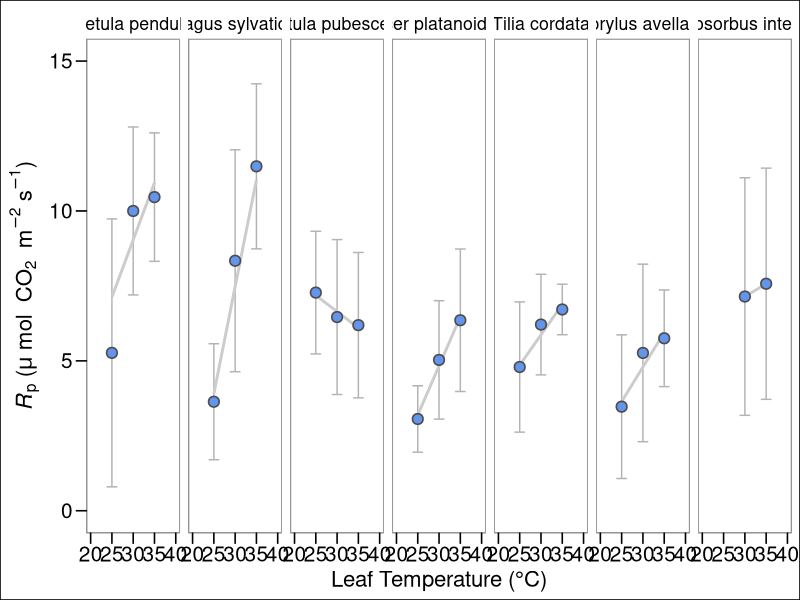
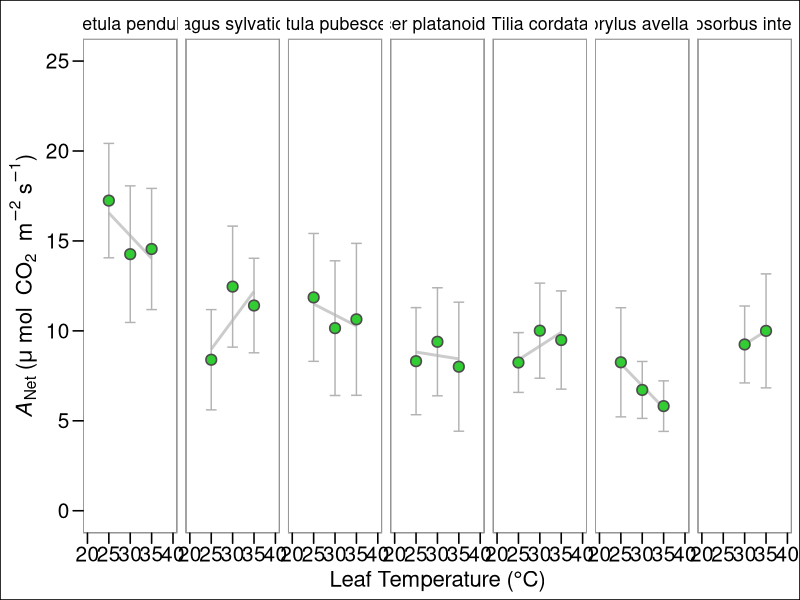
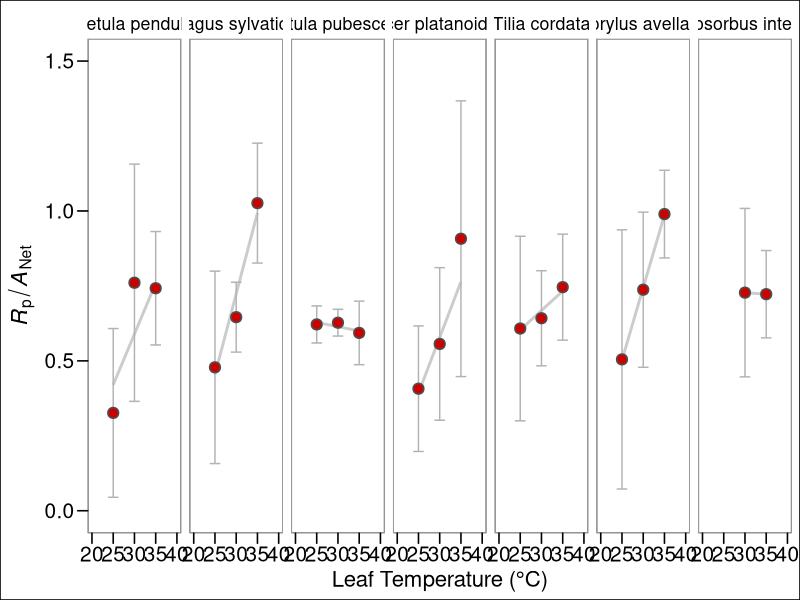
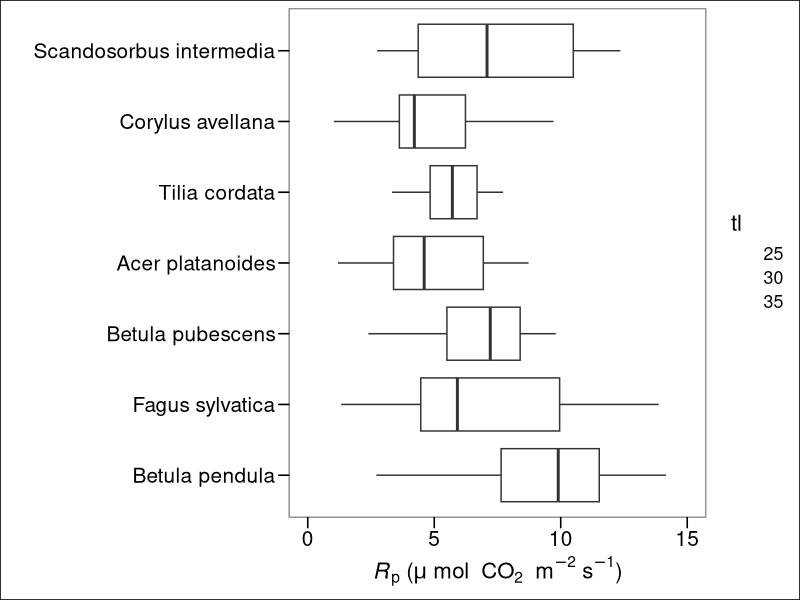
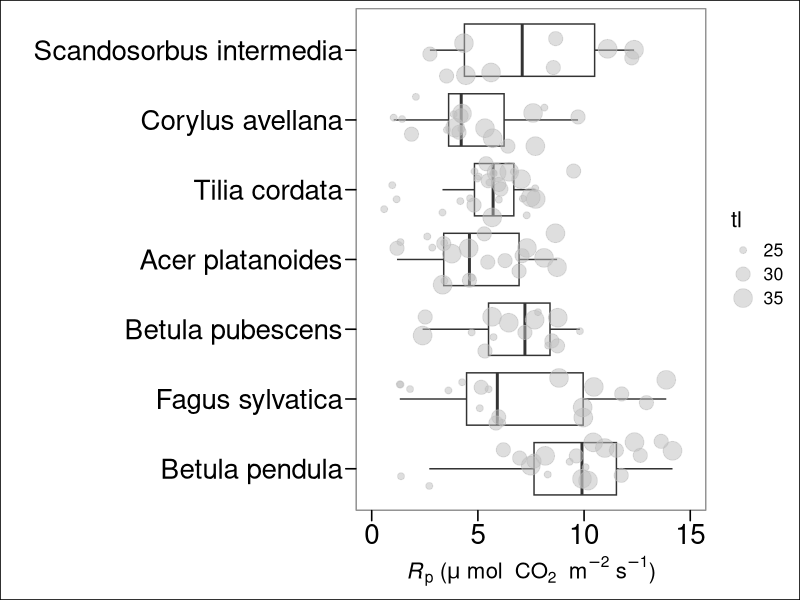
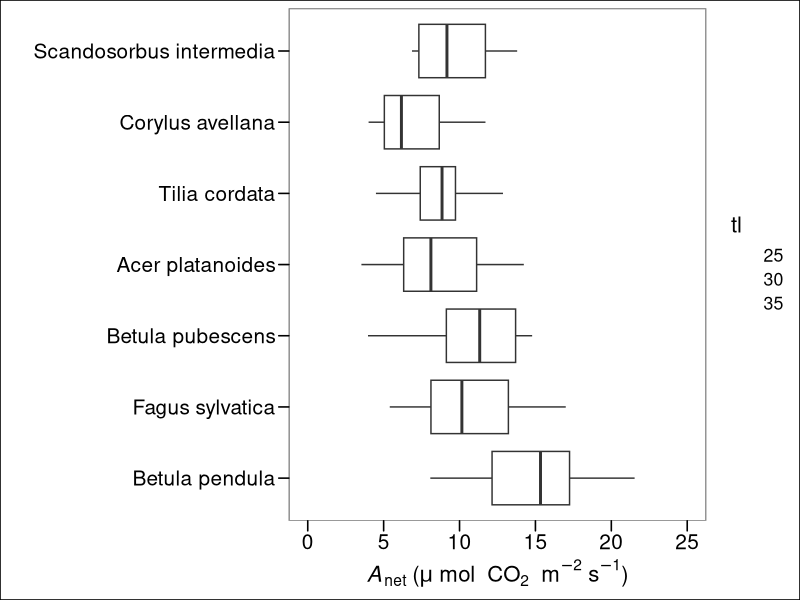
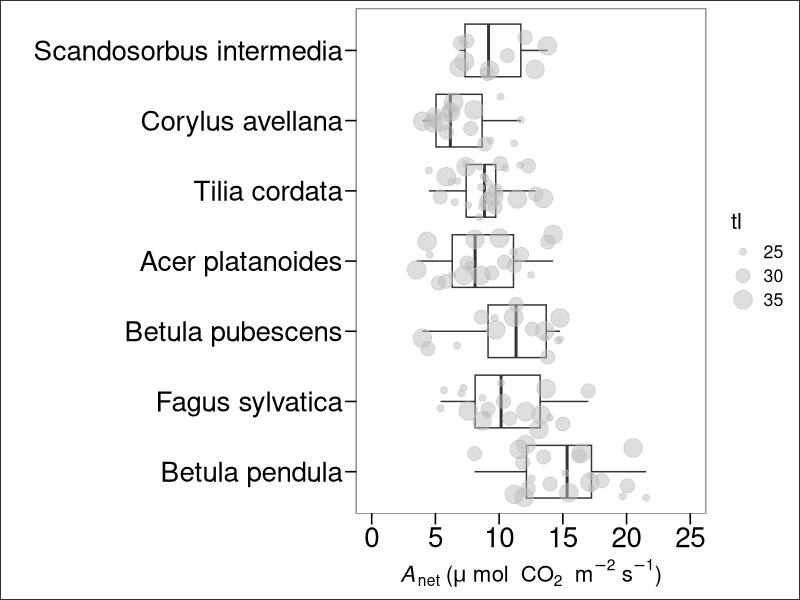
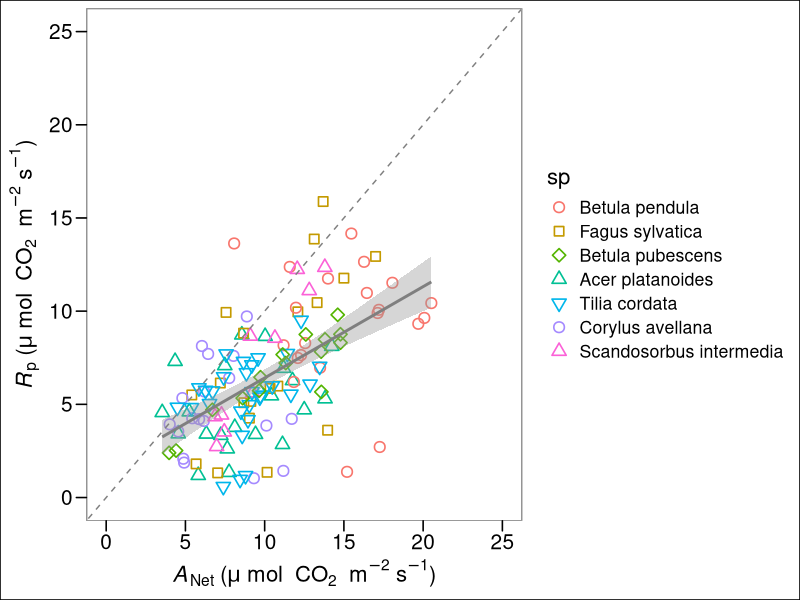

These figures' R source, in order: (Note: this script raises an error after producing the figures.)
#install.packages("Hmisc", dependencies = T)
#
# packages_to_load <- c("drc", "bbmle", "labelled", "MALDIquant", 
#                      "magicfor", "ggplot2", "ggpubr", "ggpmisc", "tidyverse", #"broom", 
#                     "Hmisc", "plotly", "PairedData", "DescTools", 
#                     "generalhoslem", "graphics", "nls2", "plyr",
#                     "ggthemes", "ggpubr", "signal", "segmented")
#
# lapply(packages_to_load, library, character.only = TRUE)

## lable ----
ytleaf          <- expression("T"["leaf"]~degree~"C")
photorate       <- expression("" ~mu ~ mol ~ "CO"[2]~m^{-2} ~ "s"^{-1})
labrsq          <- expression(R^{2}~"=")
labvpdl         <- "VPD (kPa)"
lab_photo       <- expression(paste(italic(A)[Net], ' (', mu * ~'mol'~ " CO"[2]~' m'^{-2}*' s'^{-1}*')'))
lab_photo1      <- expression(paste(italic(A)[Net], ' (', mu * 'mol m'^{-2}*'s'^{-1}*')'))
lab_Tleaf       <- expression(paste("Leaf temperature (", degree,"C)"))
labcond         <- expression("g"["s"]~~"in"~mol~H[2]*O~m^{-2}~s^{-1})
labcond1        <- expression("Conductance to "~H[2]*O~"in"~mol~H[2]*O~m^{-2}~s^{-1})
labtrmmol       <- expression("E"~~"in"~mol~H[2]*O~m^{-2}~s^{-1})
etrrate         <- expression("" ~mu ~ mol ~"photon" ~m^{-2} ~ "s"^{-1})
photorate       <- expression("" ~mu ~ mol ~ "CO"[2]~m^{-2} ~ "s"^{-1})
labgs           <- expression(paste(italic(g[s])*" ("~mol[H[2]*O]~m^{-2}~s^{-1}~")"))


## data processing ---- Load ONE of the following csv's


# Species
df <- read.csv("Data/Uppsala-2024-Summer-Photorespiration-SpotMes-TreeSpp.csv", header = T, stringsAsFactors = T, sep = ";")


# Ecotypes

df <- read.csv("Data/Uppsala-2024-Summer-Photorespiration-SpotMes-Birch-Ecotypes.csv", header = T, stringsAsFactors = T, sep = ";")


#-----------------------------------------------------#


## use the following filters as necessary
df     <- subset(df, dq == "yes") # eliminates unreliable values.

df$pairid <- paste0(df$sprp, "-", df$setTleaf)

df$pairid <- as.factor(df$pairid)


length(unique(df$pairid))       # individual runs + season

dflist    <-   split(df,list(df$pairid))
dflist    <-   split(df,unique(list(df$pairid)))
dflist    <-   dflist[sapply(dflist, nrow)>0] 

setwd("output")


correct_RD <- function(data, output_path){
  
  ColumnNames <- c("sp","treeid","setTleaf",
             "anet.21p",    
             "anet.0p",
             "Rd",
             "corranet",
             "anet.delta",
             "pr.CO2", 
             "pr.real",
             "pr.percent",    
             "gsw.21p",    
             "gsw.0p",     
             "gsw.delta",  
             "gsw.percent",
             "E.21p",     
             "E.0p",      
             "E.delta",   
             "E.percent", 
             "ETR.21p",     
             "ETR.0p",
             "ETR.delta",   
             "ETR.percent",
             "JT",
             "JO1",
             "JC1",
             "JO2",
             "JC2",
             "JO1.percent",
             "JC1.percent",
             "JO2.percent",
             "JC2.percent",
             "NPQ.21p",
             "NPQ.0p",
             "NPQ.delta",
             "NPQ.percent")
  
  output_data <- data.frame(matrix(nrow = 0, ncol = length(ColumnNames)))
  names(output_data) <- ColumnNames

  for(dataIdx in 1:length(data)){
    
    speciesdata <- data[[dataIdx]]
    if(nrow(speciesdata) != 2){
      print(names(dflist)[dataIdx])
      print(nrow(speciesdata))
      next
    }
    
    
    sp               <-     speciesdata$sp[1]
    treeid           <-     speciesdata$treeid[1]
    setTleaf         <-     speciesdata$setTleaf[1]
    
    p21              <-     subset(speciesdata, olev == "21p")    
    p0               <-     subset(speciesdata, olev == "0p")
    
    anet.21p         <-     p21$A
    anet.0p          <-     p0$A
     
    
    # Calculate corrected Anet. The values for slope and intercept       where calculated using values taken from the literature. 
    
    Rd               <-      0.05554*anet.21p+ 0.11395 
    corranet         <-      anet.21p-Rd          
    # "corranet" is Anet corrected for Rd
    
    
    anet.delta       <-      anet.0p - anet.21p
    pr.CO2           <-      anet.delta * 0.5
    pr.real          <-      anet.delta + pr.CO2
    pr.percent       <-      pr.real/anet.21p
    
    gsw.21p          <-      p21$gsw
    gsw.0p           <-      p0$gsw
    gsw.delta        <-      p0$gsw - p21$gsw
    gsw.percent      <-      gsw.delta/p21$gsw
    
    
    E.21p            <-      p21$E
    E.0p             <-      p0$E
    E.delta          <-      p0$E - p21$E
    E.percent        <-      E.delta/p21$E
    
    
    ETR.21p          <-      p21$ETR
    ETR.0p           <-      p0$ETR
    ETR.delta        <-      p0$ETR - p21$ETR
    ETR.percent      <-      ETR.delta/p21$ETR
    JT               <-      ETR.21p + ETR.0p
    JO1              <-      pr.percent * JT
    JC1              <-      JT-JO1
    JO2              <-      ((2/3)*(JT-4*(anet.21p)))
    JC2              <-      ((1/3)*(JT+8*(anet.21p)))
    JO1.percent      <-      JO1/JT
    JC1.percent      <-      JC1/JT
    JO2.percent      <-      JO2/JT
    JC2.percent      <-      JC2/JT
    
    
    NPQ.21p          <-      p21$NPQ
    NPQ.0p           <-      p0$NPQ
    NPQ.delta        <-      NPQ.0p - NPQ.21p
    NPQ.percent      <-      NPQ.delta/NPQ.21p
    
    new_data = data.frame(as.character(sp),
                          as.character(treeid),
                          as.character(setTleaf), 
                          anet.21p,    
                          anet.0p,     
                          Rd, 
                          corranet,
                          anet.delta,
                          pr.CO2,
                          pr.real,
                          pr.percent,
                          gsw.21p,    
                          gsw.0p,     
                          gsw.delta,  
                          gsw.percent,
                          p21$E,     
                          E.0p,      
                          E.delta,   
                          E.percent, 
                          ETR.21p,     
                          ETR.0p,   
                          ETR.delta,   
                          ETR.percent,
                          JT,
                          JO1,
                          JC1,
                          JO2,
                          JC2,
                          JO1.percent,
                          JC1.percent,
                          JO2.percent,
                          JC2.percent,
                          NPQ.21p,
                          NPQ.0p,
                          NPQ.delta, 
                          NPQ.percent)
    
    names(new_data) <- names(output_data)
    output_data <- rbind(output_data, new_data)
    
    
  }
  
  file_path = paste(output_path, "species-output.csv", sep = "/")
  if(!dir.exists(output_path)){
    dir.create(output_path, recursive = T)
  }
  
  
  index <- 1
  while(file.exists(file_path)){
    file_path <- paste(output_path, paste("species-output", as.character(index), ".csv", sep =""), sep = "/")
    index = index + 1
  }
 
  

  write.table(output_data, file = file_path, 
              row.names = FALSE, col.names = T, sep = ";")
}

correct_RD(dflist, "./")


outs <- read.csv("species-output.csv", stringsAsFactors = T, sep = ";")

outs$sp <- factor(outs$sp, levels = c(
  "Betula pendula",         
  "Fagus sylvatica",         
  "Betula pubescens",       
  "Acer platanoides", 
  "Tilia cordata",
  "Corylus avellana",       
  "Scandosorbus intermedia"))



# Making the table for the concatenated PR values for each species and each temperature point.
library(stats)
library(base)
library(dplyr)
library(ggplot2)




## Plotting absolute Rp over temp##---------------------------------###

svg(filename = "pr-raw.svg", width = 16, height = 4.5, bg = "transparent")


absolute.table <- outs %>%
  group_by(sp, setTleaf) %>%
  summarise(pr.real.avg = mean(pr.real),
            se = sd(pr.real))

ggplot(absolute.table, aes(y = pr.real.avg, x=setTleaf, group=sp))+
  geom_errorbar(aes(ymin=pr.real.avg-se, ymax=pr.real.avg+se),col ="grey70", width= 2.5)+ #pmin can be used to cap the ymax. (e.g., pmin(pr.real.avg+se, 1.0))
  geom_smooth(data = outs, mapping = aes(y=pr.real, x=setTleaf), se = F, method="lm", col = "grey80")+
  geom_point(col="grey30", size = 3, pch = 21, fill = "cornflowerblue", stroke = 0.85)+
  # stat_regline_equation(data = outs, aes(x = setTleaf, y=pr.real, label = paste(..eq.label.., ..adj.rr.label.., paste("p = ", ..p.value..), sep = "~~~")),
  # formula = y~x,
  # label.x =22, label.y = 1.5)+
  facet_wrap(~sp, ncol = 7) +
  scale_y_continuous(limits = c(0, 15), name = expression(paste(italic(R)[p], ' (', mu * ~'mol'~ " CO"[2]~' m'^{-2}*' s'^{-1}*')')))+
  scale_x_continuous(limits = c(20,40), name = "Leaf Temperature (°C)")+
  ggthemes::theme_base() +
theme(axis.text.y = element_text(size = 15), 
      axis.text.x = element_text(size = 15),
      panel.border = element_rect(color = "grey70"))
dev.off()



### Plot showing Anet 21p over temp##-------------------------------###

svg(filename = "anet21-raw.svg", width = 16, height = 4.5, bg = "transparent")


anet.table <- outs %>%
  group_by(sp, setTleaf) %>%
  summarise(anet.21p.avg = mean(anet.21p),
            se = sd(anet.21p))


ggplot(anet.table, aes(y = anet.21p.avg, x=setTleaf, group=sp))+
   #pmin can be used to cap the ymax. (e.g., pmin(anet.21p.avg+se, 1.0))
  geom_smooth(data = outs, mapping = aes(y=anet.21p, x=setTleaf), se = F, method="lm", col = "grey80")+
  geom_errorbar(aes(ymin=anet.21p.avg-se, ymax=anet.21p.avg+se),col ="grey70", width= 2.5) +
  geom_point(col="grey30", size = 3, pch = 21, fill = "limegreen", stroke = 0.85)+
  # stat_regline_equation(data = outs, aes(x = setTleaf, y=anet.21p, label = paste(..eq.label.., ..adj.rr.label.., paste("p = ", ..p.value..), sep = "~~~")),
  # formula = y~x,
  # label.x =22, label.y = 1.5)+
  facet_wrap(~sp, ncol = 7) +
  scale_y_continuous(limits = c(0, 25), name = expression(paste(italic(A)[Net], ' (', mu * ~'mol'~ " CO"[2]~' m'^{-2}*' s'^{-1}*')')))+
  scale_x_continuous(limits = c(20,40), name = "Leaf Temperature (°C)")+
  ggthemes::theme_base()+
  theme(axis.text.y = element_text(size = 15), 
        axis.text.x = element_text(size = 15),
        panel.border = element_rect(color = "grey70"))
dev.off()





###Plot of pr.percent##-----------------------------------------###
svg(filename = "pr-percent.svg", width = 16, height = 4.5, bg = "transparent")



percent.table <- outs %>%
  group_by(sp, setTleaf) %>%
  summarise(pr.percent.avg = mean(pr.percent),
            se = sd(pr.percent))


ggplot(percent.table, aes(y = pr.percent.avg, x=setTleaf, group=sp))+
  #pmin can be used to cap the ymax. (e.g., pmin(pr.real.avg+se, 1.0))
  geom_smooth(data = outs, mapping = aes(y=pr.percent, x=setTleaf), se = F, method="lm", col = "grey80")+
  # ggpmisc::stat_poly_eq(
  #   data = outs,
  #   formula = y ~ x,
  #   aes(x = setTleaf, y = pr.percent, label = paste(after_stat(p.value.label), sep = "~~~")),
  #   label.x = 22,
  #   label.y = 1.5,
  # )+
  geom_errorbar(aes(ymin=pr.percent.avg-se, ymax=pr.percent.avg+se),col ="grey70", width= 2.5)+
  geom_point(col="grey30", size = 3, pch = 21, fill = "red3", stroke = 0.85)+
  # stat_regline_equation(data = outs, aes(x = setTleaf, y=pr.real, label = paste(..eq.label.., ..adj.rr.label.., paste("p = ", ..p.value..), sep = "~~~")),
  # formula = y~x,
  # label.x =22, label.y = 1.5)+
  facet_wrap(~sp, ncol = 7)+
  scale_y_continuous(limits = c(0, 1.5), name = 
                       expression(paste(italic(R)[p]/italic(A)[Net])))+
  scale_x_continuous(limits = c(20,40), name = "Leaf Temperature (°C)")+
  ggthemes::theme_base() +
  theme(axis.text.y = element_text(size = 15), 
        axis.text.x = element_text(size = 15),
        panel.border = element_rect(color = "grey70"))
dev.off()


##---------------------------------------------------------##


###########
outs$tl <- as.factor(outs$setTleaf)



## photorespiration across species boxplot (ignoring temp). First one is for just the relationship, the second one shows the temperature spread.

svg(filename = "Rp-species.svg", width = 12, height = 6, bg = "transparent")

ggplot(outs, aes(y = pr.real, x=sp)) +
  geom_boxplot(aes(x = sp, y = pr.real), outliers =  F)  +
  geom_jitter(aes(size = tl),  color = "grey", alpha = 0) +
  
  xlab(" ") +
  scale_y_continuous(limits = c(0,15), 
                     name = expression(paste(italic(R)[p], ' (', mu * ~'mol'~ " CO"[2]~' m'^{-2}*' s'^{-1}*')')))+
  ggthemes::theme_base()+
  theme(axis.text.y = element_text(size = 15), 
        axis.text.x = element_text(size = 15),
        panel.border = element_rect(color = "grey70")) +
  coord_flip()
dev.off()




svg(filename = "Rp-species-spotted.svg", width = 12, height = 6, bg = "transparent")

ggplot(outs, aes(y = pr.real, x=sp)) +
  geom_boxplot(aes(x = sp, y = pr.real), outliers =  F)  +
  geom_jitter(aes(size = tl),  color = "grey", alpha = 0.5) +
  xlab(" ") +
  scale_y_continuous(limits = c(0,15), 
                     name = expression(paste(italic(R)[p], ' (', mu * ~'mol'~ " CO"[2]~' m'^{-2}*' s'^{-1}*')')))+
  ggthemes::theme_base()+
  theme(axis.text.y = element_text(size = 20), 
        axis.text.x = element_text(size = 20),
        panel.border = element_rect(color = "grey70")) +
  coord_flip()
dev.off()



###------- Mixed effects models for Rp----##

mod4 <- nlme::lme(pr.real ~  sp, data = outs, 
                  random = ~1|treeid, 
                  method = "REML", 
                  na.action=na.omit) ; anova(mod4)

mod4 <- nlme::lme(pr.real ~  setTleaf, data = outs, 
                  random = ~1|sp, 
                  method = "REML", 
                  na.action=na.omit) ; anova(mod4)

mod4 <- nlme::lme(pr.real ~  sp * setTleaf, data = outs, 
                  random = ~1|treeid, 
                  method = "REML", 
                  na.action=na.omit) ; anova(mod4)

###----Test for pr.percent----------------#####


mod6 <- nlme::lme(pr.percent ~  sp, data = outs, 
                  random = ~1|treeid, 
                  method = "REML", 
                  na.action=na.omit) ; anova(mod6)

mod6 <- nlme::lme(pr.percent ~  setTleaf, data = outs, 
                  random = ~1|sp, 
                  method = "REML", 
                  na.action=na.omit) ; anova(mod6)


mod6 <- nlme::lme(pr.percent ~  sp * setTleaf, data = outs, 
                  random = ~1|treeid, 
                  method = "REML", 
                  na.action=na.omit) ; anova(mod6)


#------------------------------#


## photosynthesis across species boxplot (ignoring temp). First one is for just the relationship, the second one shows the temperature spread.

svg(filename = "Anet-species.svg", width = 12, height = 6, bg = "transparent")

ggplot(outs, aes(y = anet.21p, x=sp)) +
  geom_boxplot(aes(x = sp, y = anet.21p), outliers =  F)  +
  geom_jitter(aes(size = tl),  color = "grey", alpha = 0) +
  
  xlab(" ") +
  scale_y_continuous(limits = c(0,25), 
                     name = expression(paste(italic(A)[net], ' (', mu * ~'mol'~ " CO"[2]~' m'^{-2}*' s'^{-1}*')')))+
  ggthemes::theme_base()+
  theme(axis.text.y = element_text(size = 15), 
        axis.text.x = element_text(size = 15),
        panel.border = element_rect(color = "grey70")) +
  coord_flip()
dev.off()


svg(filename = "Anet-species-spotted.svg", width = 12, height = 6, bg = "transparent")

ggplot(outs, aes(y = anet.21p, x=sp)) +
  geom_boxplot(aes(x = sp, y = anet.21p), outliers =  F)  +
  geom_jitter(aes(size = tl),  color = "grey", alpha = 0.5) +
  xlab(" ") +
  scale_y_continuous(limits = c(0,25), 
                     name = expression(paste(italic(A)[net], ' (', mu * ~'mol'~ " CO"[2]~' m'^{-2}*' s'^{-1}*')')))+
  ggthemes::theme_base()+
  theme(axis.text.y = element_text(size = 20), 
        axis.text.x = element_text(size = 20),
        panel.border = element_rect(color = "grey70")) +
  coord_flip()
dev.off()


###------- Mixed effects models for Anet----##

mod5 <- nlme::lme(anet.21p ~  sp, data = outs, 
                  random = ~1|treeid, 
                  method = "REML", 
                  na.action=na.omit) ; anova(mod5)

mod5 <- nlme::lme(anet.21p ~  setTleaf, data = outs, 
                  random = ~1|sp, 
                  method = "REML", 
                  na.action=na.omit) ; anova(mod5)

mod5 <- nlme::lme(anet.21p ~  sp * setTleaf, data = outs, 
                  random = ~1|treeid, 
                  method = "REML", 
                  na.action=na.omit) ; anova(mod5)




# Does higher photorespiration rates = higher photosynthesis rates??? (spoiler, yes)

svg(filename = "Rp-over-Anet.svg", width = 7, height = 4.5, bg = "transparent")


ggplot(outs, aes(y = pr.real, x=anet.21p)) +
  geom_point(size = 3, 
             stroke = 0.85, aes(color = sp, shape = sp)) +
  geom_smooth(se = T, method="lm", col = "grey50") +
  scale_x_continuous(limits = c(0, 25), 
                     name = expression(paste(italic(A)[Net], ' (', mu * ~'mol'~ " CO"[2]~' m'^{-2}*' s'^{-1}*')'))) +
  scale_y_continuous(limits = c(0,25), 
                     name = expression(paste(italic(R)[p], ' (', mu * ~'mol'~ " CO"[2]~' m'^{-2}*' s'^{-1}*')')))+
  ggthemes::theme_base()+
  theme(axis.text.y = element_text(size = 15), 
        axis.text.x = element_text(size = 15),
        panel.border = element_rect(color = "grey70")) +
  scale_shape_manual(values = c(21,22,23,24,25,1,2)) +
  geom_abline(slope = 1, linetype = "dashed", color = "grey50")
dev.off()

#---------------------------------------------------------------------#

svg(filename = "Rp-over-Anet-alltemp.svg", width = 16, height = 4.5, bg = "transparent")


ggplot(outs, aes(y = pr.real, x=anet.21p, color = sp)) +
  geom_smooth(data = outs, mapping = aes(y=pr.real, x=anet.21p), 
              se = T, method="lm", col = "grey80") +
  geom_point(size = 3, 
             stroke = 0.85, aes(color = sp, shape = sp)) +
  scale_x_continuous(limits = c(0, 25), 
                     name = expression(paste(italic(A)[Net], ' (', mu * ~'mol'~ " CO"[2]~' m'^{-2}*' s'^{-1}*')'))) +
  scale_y_continuous(limits = c(0,25), 
                     name = expression(paste(italic(R)[p], ' (', mu * ~'mol'~ " CO"[2]~' m'^{-2}*' s'^{-1}*')')))+
  ggthemes::theme_base()+
  theme(axis.text.y = element_text(size = 15), 
        axis.text.x = element_text(size = 15),
        panel.border = element_rect(color = "grey70")) +
  scale_shape_manual(values = c(21,22,23,24,25,1,2))+
  geom_abline(slope = 1, linetype = "dashed", color = "grey50") +
  facet_wrap(~setTleaf)
dev.off()


######  Creating the dataframes for each temperature for the models ----

outs25 <- subset(outs, setTleaf == 25)
outs30 <- subset(outs, setTleaf == 30)
outs35 <- subset(outs, setTleaf == 35)


######  Rp against Anet split by temperature ----

mod6 <- nlme::lme(pr.real ~  anet.21p, data = outs, 
                 random = ~1|sp, 
                 method = "REML", 
                 na.action=na.omit) ; anova(mod6)


mod7 <- nlme::lme(pr.real ~  anet.21p, data = outs25, 
                  random = ~1|sp, 
                  method = "REML", 
                  na.action=na.omit) ; anova(mod7)

mod7 <- nlme::lme(pr.real ~  anet.21p, data = outs30, 
                  random = ~1|sp, 
                  method = "REML", 
                  na.action=na.omit) ; anova(mod7)

mod7 <- nlme::lme(pr.real ~  anet.21p, data = outs35, 
                  random = ~1|sp, 
                  method = "REML", 
                  na.action=na.omit) ; anova(mod7)













#-------------------------------#



#Box plots of pr.percent across the leaf temperatures

ggplot(outs, aes(y = pr.percent, x=tl, color=tl)) +
  geom_boxplot(aes(x = tl, y = pr.percent, fill = setTleaf)) +
  geom_jitter() +
  scale_x_continuous(limits = c(20, 40), 
                     name = "Leaf Temperature (°C)") +
  scale_y_continuous(limits = c(0,15), 
                     name = expression(paste(italic(R)[p], ' (', mu * ~'mol'~ " CO"[2]~' m'^{-2}*' s'^{-1}*')')))+
  ggthemes::theme_base()+
  theme(axis.text.y = element_text(size = 15), 
        axis.text.x = element_text(size = 15),
        panel.border = element_rect(color = "grey70"))


#-------- boxplot of Rp over temperature ----_#
svg(filename = "Rp-over-temp-box.svg", width = 16, height = 4.5, bg = "transparent")


ggplot(outs, aes(y = pr.real, x=tl)) +
  geom_boxplot(aes(x = tl, y = pr.real)) +
  geom_jitter(aes(color = sp)) +
  xlab("Leaf Temperature (°C)") +
  scale_y_continuous(limits = c(0,15), 
                     name = expression(paste(italic(R)[p], ' (', mu * ~'mol'~ " CO"[2]~' m'^{-2}*' s'^{-1}*')')))+
  ggthemes::theme_base()+
  theme(axis.text.y = element_text(size = 15), 
        axis.text.x = element_text(size = 15),
        panel.border = element_rect(color = "grey70"))
dev.off()







###### STATISTICAL TESTS #########


## example model fits nlme ---- 

# Here we are running a for loop testing     the relationship between species, setTleaf and the combined effect of them (I.e the temperature response of species), against pr.real (Absolute photorespiration rates ("10")), pr.percent (Proportional photorespiration rates ("11")), anet.21p (Ambient photosynthesis rates ("4")), anet.0p (O2-free photosynthesis rates ("5")) and JO2.percent (proportional oxygenation rates calculated using ETR only ("31)).


colindeces <- c(10, 11, 4, 5, 31)
colindeces <- c(10)
method.slope <- c()
value.slope <- c()
species.slope <- c()

names(outs)[colindeces[1]]

for (index in 1:length(colindeces)){
  
  
  independentVariable = outs[,colindeces[index]] 
  
  mod1 <- nlme::lme(independentVariable ~  sp , data = outs, 
                    random = ~1|treeid, 
                    method = "REML", 
                    na.action=na.omit) ; anova(mod1)
  print(paste("This analysis is based on :", names(outs)[colindeces[index]]))
  print(summary(mod1))
  
  mod1 <- nlme::lme(independentVariable ~  setTleaf , data = outs, 
                    random = ~1|sp, 
                    method = "REML", 
                    na.action=na.omit) ; anova(mod1)
  
  print(paste("This analysis is based on :", names(outs)[colindeces[index]]))
  print(summary(mod1))
  
  mod1 <- nlme::lme(independentVariable ~  sp * setTleaf, 
                    data = outs, 
                    random = ~1|treeid, 
                    method = "REML", 
                    na.action=na.omit) ; anova(mod1)
  
  print(paste("This analysis is based on :", names(outs)[colindeces[index]]))
  print(summary(mod1))
  
  
  print("----------------------------------------------------------------")
}


outs25 <- subset(outs, setTleaf == 25)
outs30 <- subset(outs, setTleaf == 30)
outs35 <- subset(outs, setTleaf == 35)



######----


######  Rp against species split by treeid nested for each temp point ----
 mod4 <- nlme::lme(pr.real ~  sp, data = outs25, 
                   random = ~1|treeid, 
                   method = "REML", 
                   na.action=na.omit) ; anova(mod4)
 
 mod4 <- nlme::lme(pr.real ~  sp, data = outs30, 
                   random = ~1|treeid, 
                   method = "REML", 
                   na.action=na.omit) ; anova(mod4)
 
 mod4 <- nlme::lme(pr.real ~  sp, data = outs35, 
                   random = ~1|treeid, 
                   method = "REML", 
                   na.action=na.omit) ; anova(mod4)
 

mod4 <- nlme::lme(pr.real ~  anet.21p * setTleaf, data = outs, 
                  random = ~1|sp, 
                  method = "REML", 
                  na.action=na.omit) ; anova(mod4)




library(tidyr)

long_data <- outs %>%
  gather(key = "method", value = "y", pr.percent, JO2.percent)

# Fit a model with an interaction term between method and setTleaf
long_model <- lm(y ~ sp * setTleaf * method, data = long_data)

# Check the model summary
summary(long_model)


# Fit the model with and without the interaction term between method and setTleaf
model_interaction <- lm(y ~ sp * setTleaf * method, data = long_data)
model_no_interaction <- lm(y ~ sp * setTleaf + method, data = long_data)

# Compare the models using a likelihood ratio test
anova(model_no_interaction, model_interaction)

# Visualize the comparison
library(ggplot2)
ggplot(long_data, aes(x = setTleaf, y = y, color = method)) +
  geom_point() +
  geom_smooth(method = "lm", se = FALSE) +  # Add linear regression lines
  facet_wrap(~sp)+
  labs(title = "Comparison of Slopes for y1 and y2") +
  theme_minimal()


### post hoc test ------- HSD, honest significant difference 

m7 <- aov(anet.0p ~ sp, data = outs, random = ~1|treeid, method = "REML", na.action=na.omit) ; anova(m7)
par(las=2)
par(mar=c(8,8,2,2)) 
plot(TukeyHSD(m7))


t1 <- TukeyHSD(m7)
t1 <- as.data.frame(t1$sp)
t1$com <- rownames(t1)

rownames(t1) <- NULL
colnames(t1) <- c("prdiff","lwr", "upr","padj", "com")
blah <- subset(t1, padj <= 0.05)
